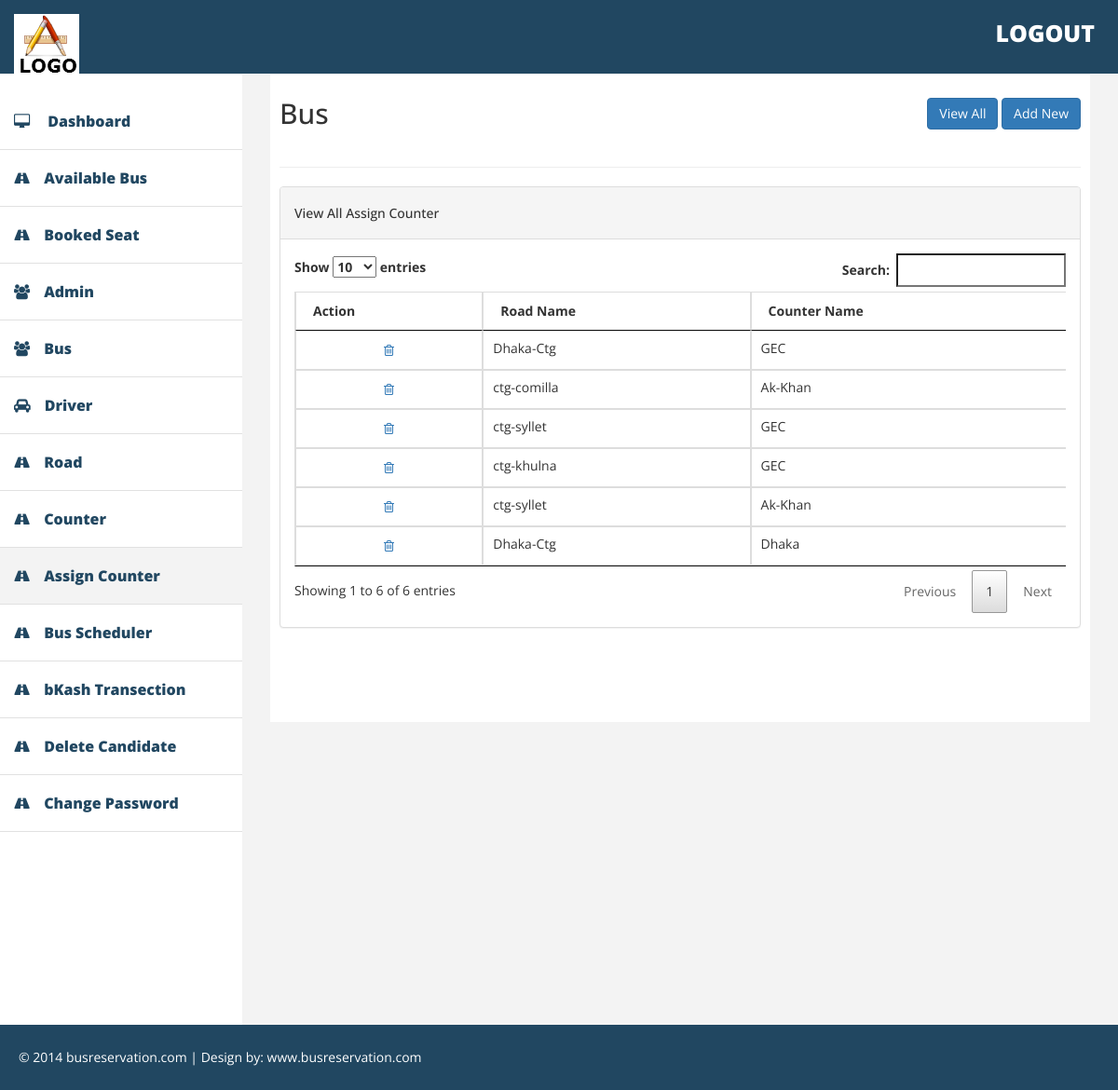
Page /admin/assign_counter.php (signed in) on the committed database.
### tables this page shows
CREATE TABLE IF NOT EXISTS `road_counter` (
  `id_road_counter` int(11) NOT NULL,
  `ref_id_road` int(11) NOT NULL,
  `ref_id_counter` int(11) NOT NULL
);

CREATE TABLE IF NOT EXISTS `road` (
  `id_road` int(11) NOT NULL,
  `road_name` varchar(255) NOT NULL,
  `start_from` varchar(255) NOT NULL,
  `end_to` varchar(255) NOT NULL,
  `distance` varchar(100) NOT NULL,
  `ac_price` decimal(20,2) NOT NULL,
  `non_ac_price` double(20,2) NOT NULL,
  `discount_amount` decimal(20,2) NOT NULL,
  `max_seat_needed_for_discount` int(11) NOT NULL,
  `max_seat_can_booked` int(11) NOT NULL,
  `details` text NOT NULL,
  `is_active` tinyint(4) NOT NULL
);

CREATE TABLE IF NOT EXISTS `counter` (
  `id_counter` int(11) NOT NULL,
  `counter_name` varchar(255) NOT NULL,
  `address` text NOT NULL,
  `is_active` int(11) NOT NULL
);

### classes/DbHelper.php (called while the page is built, shortened)
<?php
class DbHelper{
    private $db_connect;
    public function __construct() {
		$host_name='localhost';
		$user_name='root';
		$password='';
		$db_name='reservation';
		$this->db_connect=  mysqli_connect($host_name,$user_name,$password,$db_name);
    }
	public function getAll( $table_name ) {
		$query_str = " SELECT * FROM ".$table_name;
		$sql_query = mysqli_query( $this->db_connect, $query_str );
		return $sql_query;
	}
	public function getByIdField( $table_name, $id_field, $id_field_value ) {
		$query_str = ' SELECT * FROM '.$table_name.' WHERE '.$id_field.' = '.'"'.$id_field_value.'"';
		$sql_query = mysqli_query( $this->db_connect, $query_str );
		$row = mysqli_fetch_assoc($sql_query);
		return $row;
	}
	public function selectBox( $table_name, $show_column_name, $value_column_name ) {
		$query_str = "SELECT ".$show_column_name.", ".$value_column_name." FROM ".$table_name;
		$sql_query = mysqli_query( $this->db_connect, $query_str );
		$options = '';
		if( $sql_query ) {
			while( $row = mysqli_fetch_assoc( $sql_query ) ) {
				$options .= '<option value="'.$row[$value_column_name].'">'.$row[$show_column_name].'</option>';
			}
			return $options;
		}
		return '';
	}
}

### admin/assign_counter.php (the view, shortened to what this page needs)
<?php
include('include/header.php');
include('../classes/DbHelper.php');
$dbHelper = new DbHelper();
$results = $dbHelper->getAll("road_counter");
?>
            <div id="page-wrapper" >
                <div id="page-inner">
                    <div class="row">
                        <div class="col-md-8">
                            <h2>Bus</h2>
                        </div>
                        <div class="col-md-4">
                            <div class="form-group text-right" style="margin:20px 0;">
                                <a href="" class="btn btn-primary">View All</a>
                                <a href="#add-new-section" class="btn btn-primary show-section">Add New</a>
                            </div>
                        </div>
                    </div>
                    <hr />
                                                <?php echo $dbHelper->selectBox("road","road_name","id_road"); ?>
                                                <?php echo $dbHelper->selectBox("counter","counter_name","id_counter"); ?>
                    <div class="row section" id="view-all-section">
                        <div class="col-md-12">
                            <div class="panel panel-default">
                                <div class="panel-heading">
                                    <h5>View All Assign Counter</h5>
                                </div>
                                <div class="panel-body">
                                     <div class="table-responsive">
                                      <table class="table table-bordered">
                                        <thead>
                                          <tr>
                                            <th>Action</th>
                                            <th>Road Name</th>
                                            <th>Counter Name</th>
                                          </tr>
                                        </thead>
                                        <tbody>
                                        <?php
                                            while( $row = mysqli_fetch_array( $results ) ) {
                                                ?>
                                                  <tr>
                                                    <td class="text-center"> <a class="delete-item" href="<?php echo $row['id_counter']; ?>" title="Delete"><i class="fa fa-trash-o"></i></a></td>
                                                    <td><?php $road = $dbHelper->getByIdField("road", "id_road", $row['ref_id_road']);
                                                    echo $road['road_name'];
                                                    ?></td>
                                                    <td><?php
                                                    $counter = $dbHelper->getByIdField("counter","id_counter", $row['ref_id_counter']);
                                                    echo $counter['counter_name']; ?></td>
                                                  </tr>
                                                <?php
                                            }
                                        ?>
                                        </tbody>
                                      </table>
                                    </div>
                                </div>
                            </div>
                        </div>
                    </div>
                </div>
            </div>
<?php
include('include/footer.php');
?>

### assets/admin_assets/css/datatable.css (style rules this page uses)
table.dataTable { width:100%;margin:0 auto;clear:both;border-collapse:separate;border-spacing:0 }
table.dataTable thead th,table.dataTable tfoot th { font-weight:bold }
table.dataTable thead th,table.dataTable thead td { padding:10px 18px;border-bottom:1px solid #111 }
table.dataTable thead .sorting,table.dataTable thead .sorting_asc,table.dataTable thead .sorting_desc,table.dataTable thead .sorting_asc_disabled,table.dataTable thead .sorting_desc_disabled { cursor:pointer;*cursor:hand }
table.dataTable thead .sorting,table.dataTable thead .sorting_asc,table.dataTable thead .sorting_desc,table.dataTable thead .sorting_asc_disabled,table.dataTable thead .sorting_desc_disabled { background-repeat:no-repeat;background-position:center right }
table.dataTable thead .sorting { background-image:url("../images/sort_both.png") }
table.dataTable thead .sorting_asc { background-image:url("../images/sort_asc.png") }
table.dataTable tbody tr { background-color:#ffffff }
table.dataTable tbody th,table.dataTable tbody td { padding:8px 10px }
table.dataTable.no-footer { border-bottom:1px solid #111 }
table.dataTable,table.dataTable th,table.dataTable td { -webkit-box-sizing:content-box;box-sizing:content-box }

### assets/admin_assets/css/custom.css (style rules this page uses)
body { font-family: 'Open Sans', sans-serif; line-height:30px; }
#page-wrapper { padding: 15px 15px; min-height: 600px; background:#F3F3F3; }
#page-inner { width:100%; margin:10px 20px 10px 0px; background-color:#fff!important; padding:10px; min-height:700px; }
.fa { padding:5px; }
@media (min-width:768px) { #page-wrapper { margin: 0 0 0 260px; padding: 15px 30px; min-height: 1050px; } }

### rows in the picture
road_counter: road.road_name "Dhaka-Ctg", counter.counter_name "GEC"
road_counter: road.road_name "ctg-comilla", counter.counter_name "Ak-Khan"
road_counter: road.road_name "ctg-syllet", counter.counter_name "GEC"
road_counter: road.road_name "ctg-khulna", counter.counter_name "GEC"
road_counter: road.road_name "ctg-syllet", counter.counter_name "Ak-Khan"
road_counter: road.road_name "Dhaka-Ctg", counter.counter_name "Dhaka"
